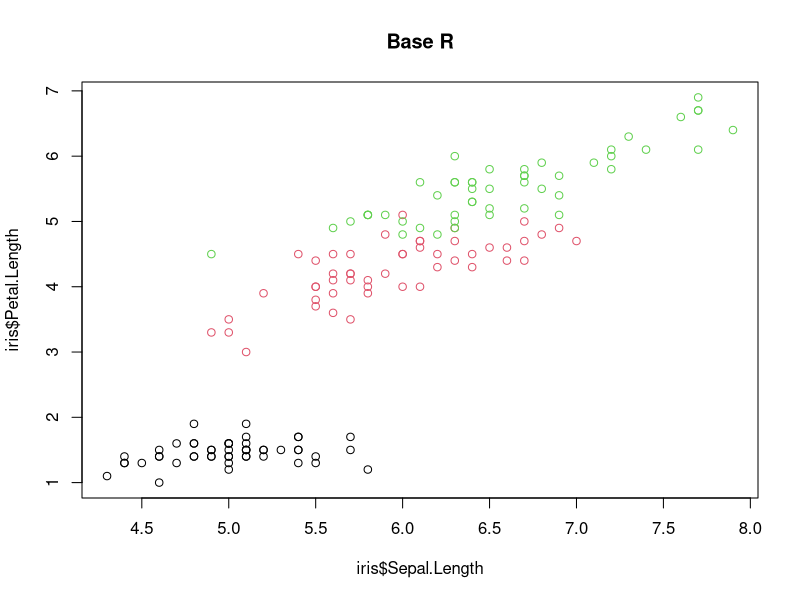
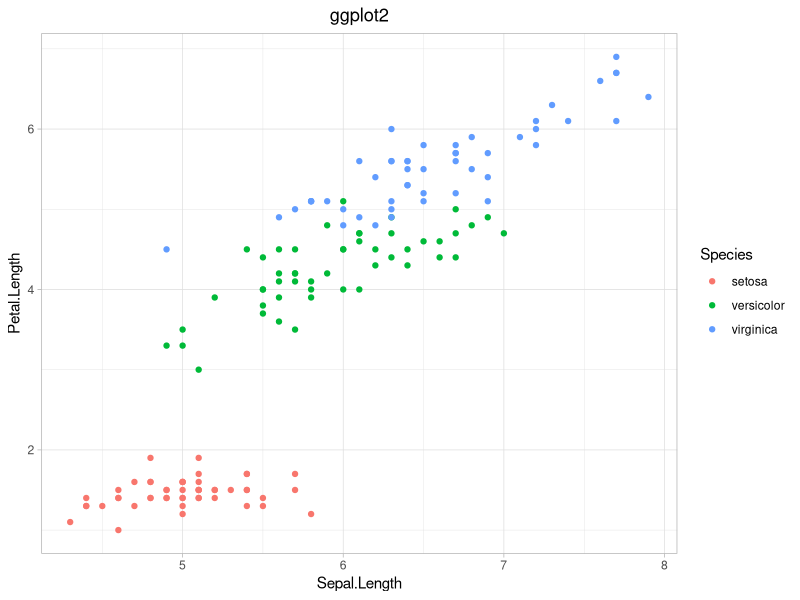
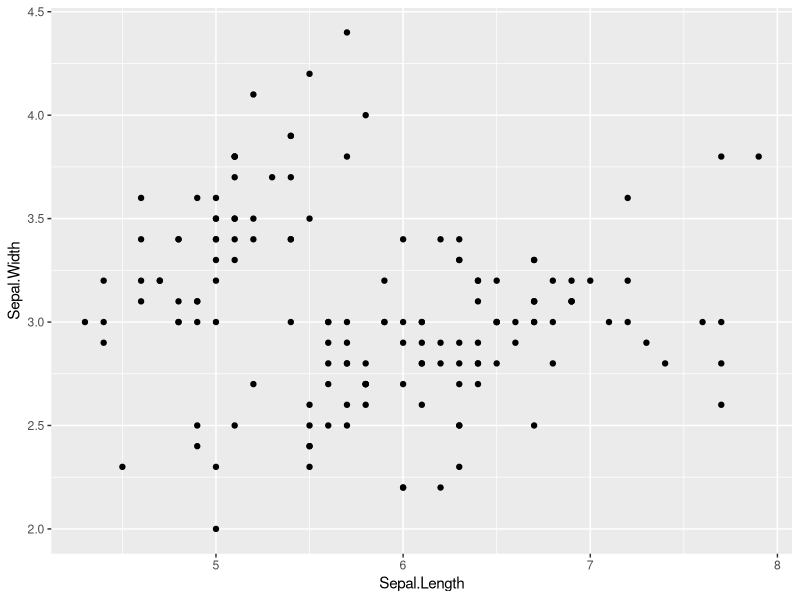
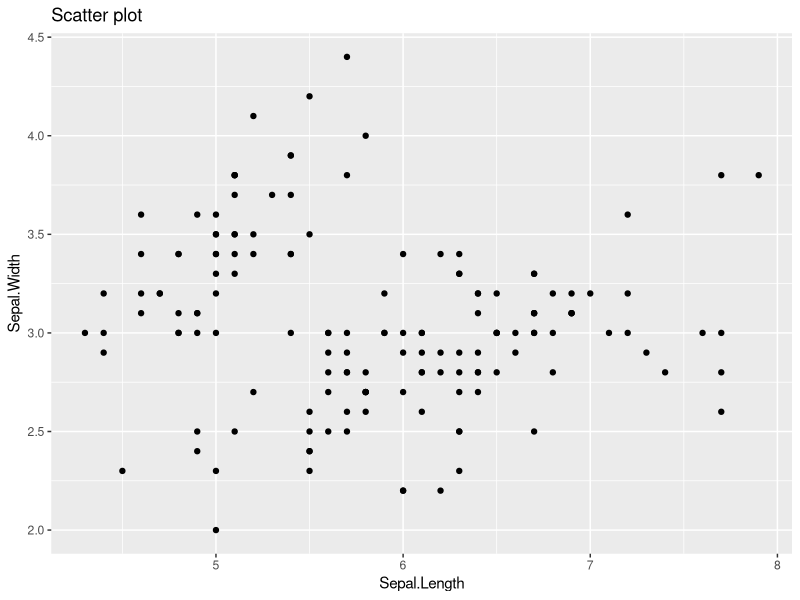
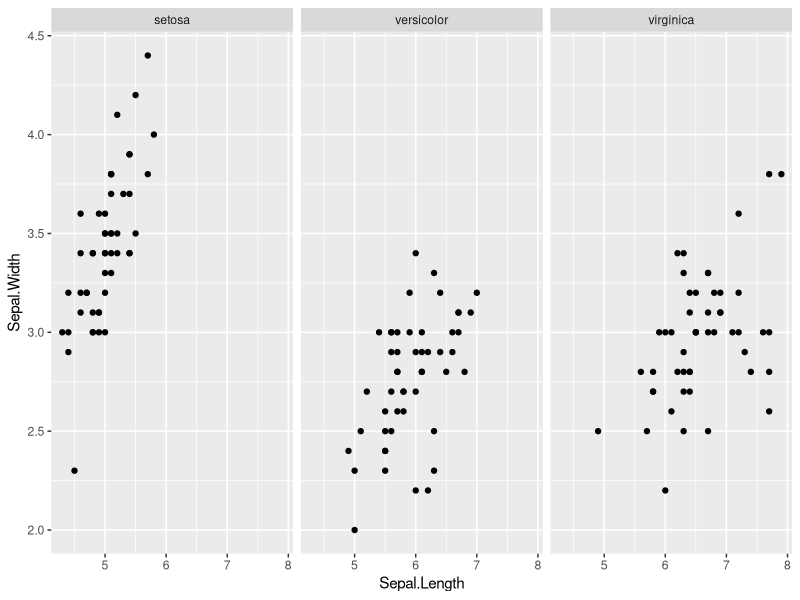
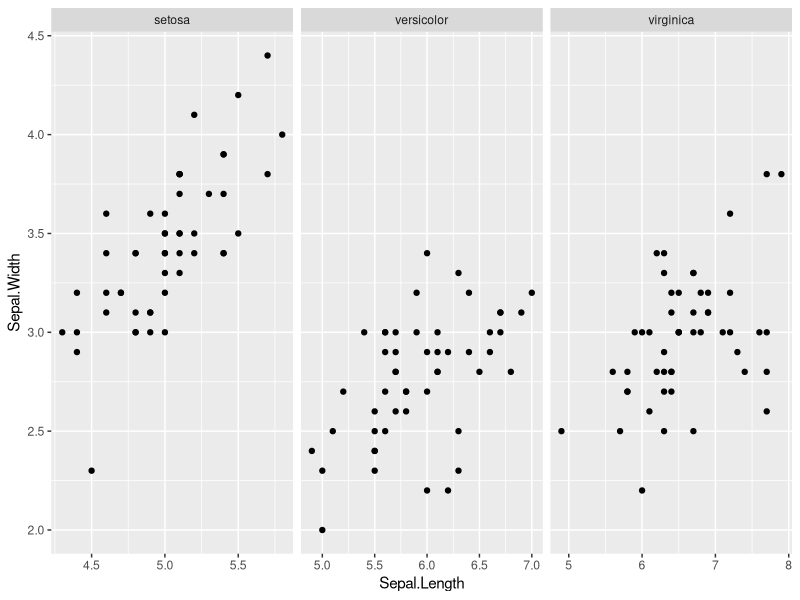
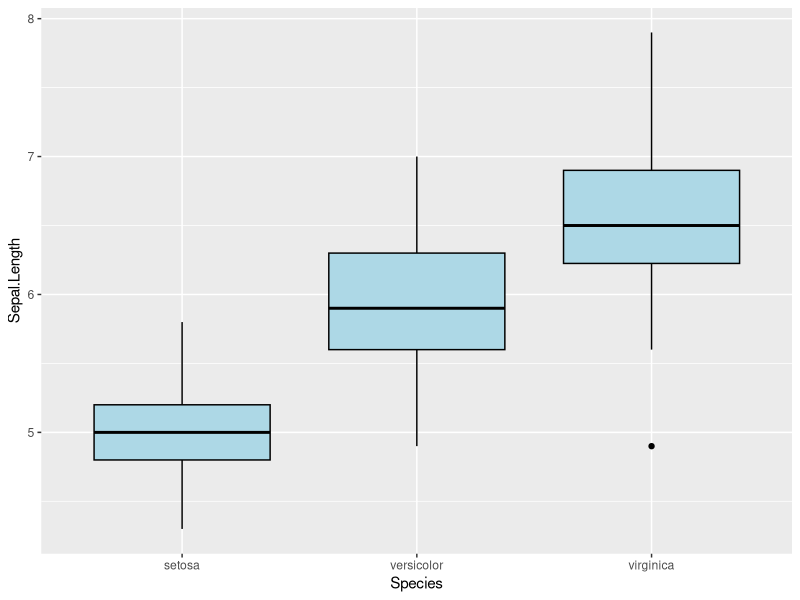
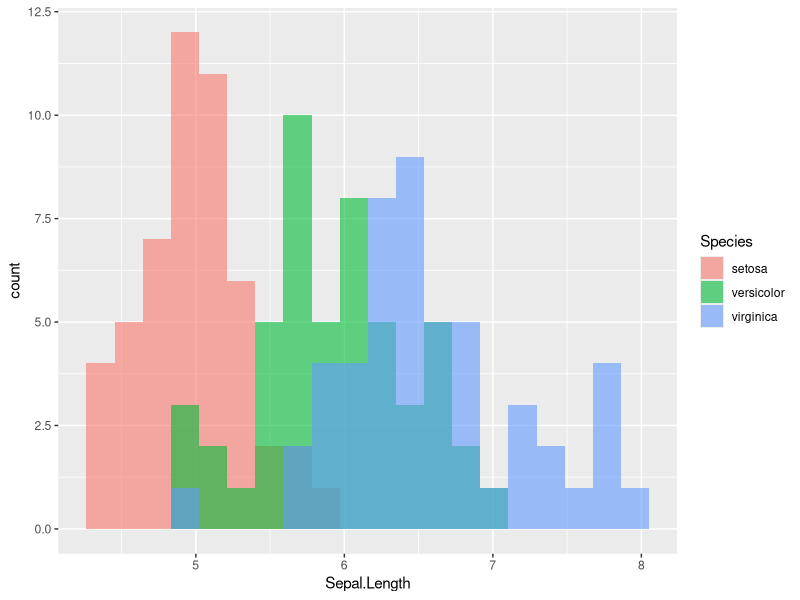

Reproduce these figures in R, in order.
## ---- chunk 1
library(ggplot2)
## ---- chunk 2
plot(iris$Sepal.Length, 
     iris$Petal.Length, 
     col=iris$Species, 
     main = "Base R")

ggplot(iris, aes(Sepal.Length, Petal.Length, color=Species)) + 
  geom_point()+
  theme_light()+
  ggtitle("ggplot2") +
  theme(plot.title = element_text(hjust=0.5))
## ---- chunk 3
# Create a scatter plot of Sepal.Length vs. Sepal.Width
ggplot(data = iris, aes(x = Sepal.Length, y = Sepal.Width)) +
  geom_point()
## ---- chunk 4
# Create a scatter plot of Sepal.Length vs. Sepal.Width
ggplot(data = iris, aes(x = Sepal.Length, y = Sepal.Width)) +
  geom_point() +
  labs(title="Scatter plot")
## ---- chunk 5
# Scatter plot split by species
ggplot(iris, aes(x = Sepal.Length, y = Sepal.Width)) +
  geom_point() +
  facet_grid( ~ Species)
## ---- chunk 6
ggplot(iris, aes(x = Sepal.Length, y = Sepal.Width)) +
  geom_point() +
  facet_grid(~ Species, scales = "free_x")
## ---- chunk 7
ggplot(iris, aes(x = Species, y = Sepal.Length)) +
  geom_boxplot(color = "black", fill = "lightblue")
## ---- chunk 8
# Mapping
ggplot(iris, aes(x = Sepal.Length, fill = Species)) +
  geom_histogram(bins = 20, position = "identity", alpha = 0.6)

# Setting
ggplot(iris, aes(x = Sepal.Length)) +
  geom_histogram(fill = "steelblue", color = "black", bins = 20)
## ---- chunk 9
my_palette <- c("setosa" = "#1b9e77", "versicolor" = "#d95f02", "virginica" = "#7570b3")

ggplot(iris, aes(x = Sepal.Length, y = Sepal.Width, color = Species)) +
  geom_point(size = 3, show.legend = FALSE) +
  scale_color_manual(values = my_palette ) +
  facet_grid(~Species)
## ---- chunk 10
library(ggsci)

ggplot(iris, aes(x = Species, y = Sepal.Length, fill = Species)) +
  geom_boxplot() +
  scale_fill_simpsons() +  # NEJM palette
  theme_bw()
## ---- chunk 11
ggplot(iris, aes(x = Sepal.Length, y = Sepal.Width, color = Species)) +
  geom_point(size = 5) +
  theme_minimal()
## ---- chunk 12
ggplot(iris, aes(Sepal.Length, Sepal.Width, color = Species)) +
  geom_point(size = 3) +
  theme_classic() +
  theme(legend.position = "top", 
        text = element_text(family = "serif", size = 12))
## ---- chunk 13
ggplot(iris, aes(x = Species, y = Sepal.Length)) +
  geom_violin(trim = FALSE, alpha = 0.5, aes( fill = Species)) +   # Show full distribution
  geom_boxplot(width = 0.2, color = "black", outlier.shape = NA) +  # Summary stats
  theme_minimal() +
  theme(legend.position = "none")
## ---- chunk 14
library(ggpubr)

# Scatter plot with stat_cor (correlation)
ggscatter(iris, x = "Sepal.Length", 
          y = "Petal.Length",
          color = "Species", 
          add = "reg.line", 
          conf.int = TRUE,
          cor.coef = TRUE, 
          cor.method = "pearson") +
  theme_pubr()
## ---- chunk 15
ggboxplot(iris, x = "Species", 
          y = "Sepal.Length", 
          color = "Species", 
          palette = "jco",
          add = "jitter") +
  stat_compare_means()  # Default: Kruskal-Wallis test for >2 groups
## ---- chunk 16
ggboxplot(iris, x = "Species", 
          y = "Sepal.Length", 
          color = "Species", 
          palette = "jco",
          add = "jitter") +
  stat_compare_means(comparisons = list(c("setosa", "versicolor"), 
                                        c("setosa", "virginica"),
                                        c("versicolor", "virginica")),
                     method = "t.test") +
  stat_compare_means(label.y = 8.5)  # Global p-value (ANOVA/Kruskal-Wallis)
## ---- chunk 17
# Create a base plot using the full iris dataset
p <- ggplot(iris, aes(x = Sepal.Length, y = Sepal.Width, color = Species)) +
  geom_point(size = 3)

# Print the original plot
print(p)
## ---- chunk 18
# Replace the data with a subset: only virginica species
p2 <- p %+% iris[iris$Species == "virginica", ]

# Print the updated plot
print(p2)
## ---- chunk 19
# Create two plots using the iris dataset
p1 <- ggplot(iris, aes(x = Species, y = Sepal.Length, fill = Species)) +
  geom_boxplot() +
  theme_minimal() +
  labs(title = "Boxplot")

p2 <- ggplot(iris, aes(x = Sepal.Length, fill = Species)) +
  geom_histogram(bins = 20, alpha = 0.6, position = "identity") +
  theme_minimal() +
  labs(title = "Histogram")

# Combine side by side
cowplot::plot_grid(p1, p2, labels = c("A", "B"))

## ---- chunk 20
cowplot::plot_grid(p1, p2, ncol = 1, rel_heights = c(1, 2), labels = c("A", "B"))
